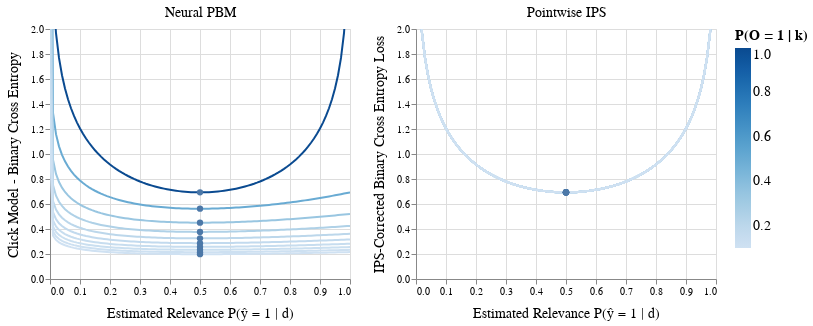

Notebook cell for this chart:
### Code cell
source = cm_df
min_source = cm_df.sort_values(["examination", "loss"]).groupby(["examination"]).head(1)

cm_chart = alt.Chart(source, width=300, height=250, title="Neural PBM").mark_line(clip=True).encode(
    x=alt.X("y_predict", title="Estimated Relevance P(ŷ = 1 | d)"),
    y=alt.Y("loss", scale=alt.Scale(domain=(0, 2.0)), title="Click Model - Binary Cross Entropy"),
    color=alt.Color("examination:Q", title="P(O = 1 | k)")
) + alt.Chart(min_source).mark_circle(size=40, opacity=1.0).encode(
    x="y_predict",
    y=alt.Y("loss"),
)

source = ips_df
min_source = ips_df.sort_values(["examination", "loss"]).groupby(["examination"]).head(1)

ips_chart = alt.Chart(source, width=300, height=250, title="Pointwise IPS").mark_line(clip=True).encode(
    x=alt.X("y_predict", title="Estimated Relevance P(ŷ = 1 | d)"),
    y=alt.Y("loss", scale=alt.Scale(domain=(0, 2.0)), title="IPS-Corrected Binary Cross Entropy Loss"),
    color=alt.Color("examination:Q")
) + alt.Chart(min_source).mark_circle(size=40, opacity=1.0).encode(
    x="y_predict",
    y=alt.Y("loss"),
)

chart = (cm_chart | ips_chart).configure_legend(
    titleFont="serif",
    titleFontSize=14,
    labelFont="serif",
    labelFontSize=14,
    columnPadding=20,
).configure_title(
    fontSize=14,
    fontWeight="normal",
    font="serif"
).configure_axis(
    titlePadding=10,
    titleFontSize=14,
    titleFontWeight="normal",
    titleFont="serif",
    labelFontSize=10,
    labelFontWeight="normal",
    labelFont="serif",
    tickCount=8
)

save(chart, "figures/loss.pdf")
chart

### Figure 1 — Vega-Lite specification as saved in the notebook (floating-point values rounded to 4 significant figures; data arrays with more than 128 entries replaced by an {"elided": "..."} marker saying what was removed)
{"config": {"view": {"continuousWidth": 400, "continuousHeight": 300}, "axis": {"labelFont": "serif", "labelFontSize": 10, "labelFontWeight": "normal", "tickCount": 8, "titleFont": "serif", "titleFontSize": 14, "titleFontWeight": "normal", "titlePadding": 10}, "legend": {"columnPadding": 20, "labelFont": "serif", "labelFontSize": 14, "titleFont": "serif", "titleFontSize": 14}, "title": {"font": "serif", "fontSize": 14, "fontWeight": "normal"}}, "hconcat": [{"layer": [{"data": {"name": "data-f4aeddae5841f30b5f63cd4d25ca321e"}, "mark": {"type": "line", "clip": true}, "encoding": {"color": {"field": "examination", "title": "P(O = 1 | k)", "type": "quantitative"}, "x": {"field": "y_predict", "title": "Estimated Relevance P(ŷ = 1 | d)", "type": "quantitative"}, "y": {"field": "loss", "scale": {"domain": [0, 2.0]}, "title": "Click Model - Binary Cross Entropy", "type": "quantitative"}}, "height": 250, "title": "Neural PBM", "width": 300}, {"data": {"name": "data-a7f89f3de19de1625817fefd3a8742ab"}, "mark": {"type": "circle", "opacity": 1.0, "size": 40}, "encoding": {"x": {"field": "y_predict", "type": "quantitative"}, "y": {"field": "loss", "type": "quantitative"}}}]}, {"layer": [{"data": {"name": "data-bce02ec219fab342edb6870d50fd518f"}, "mark": {"type": "line", "clip": true}, "encoding": {"color": {"field": "examination", "type": "quantitative"}, "x": {"field": "y_predict", "title": "Estimated Relevance P(ŷ = 1 | d)", "type": "quantitative"}, "y": {"field": "loss", "scale": {"domain": [0, 2.0]}, "title": "IPS-Corrected Binary Cross Entropy Loss", "type": "quantitative"}}, "height": 250, "title": "Pointwise IPS", "width": 300}, {"data": {"name": "data-11117c8c2c94ec13bc460f26ebd738c0"}, "mark": {"type": "circle", "opacity": 1.0, "size": 40}, "encoding": {"x": {"field": "y_predict", "type": "quantitative"}, "y": {"field": "loss", "type": "quantitative"}}}]}], "$schema": "https://vega.github.io/schema/vega-lite/v4.17.0.json", "datasets": {"data-f4aeddae5841f30b5f63cd4d25ca321e": {"elided": "1010 records"}, "data-a7f89f3de19de1625817fefd3a8742ab": [{"examination": 0.1, "y_predict": 0.5, "y_true": 0.5, "loss": 0.1985, "model": "CM"}, {"examination": 0.1111, "y_predict": 0.5, "y_true": 0.5, "loss": 0.2146, "model": "CM"}, {"examination": 0.125, "y_predict": 0.5, "y_true": 0.5, "loss": 0.2338, "model": "CM"}, {"examination": 0.1429, "y_predict": 0.5, "y_true": 0.5, "loss": 0.2573, "model": "CM"}, {"examination": 0.1667, "y_predict": 0.5, "y_true": 0.5, "loss": 0.2868, "model": "CM"}, {"examination": 0.2, "y_predict": 0.5, "y_true": 0.5, "loss": 0.3251, "model": "CM"}, {"examination": 0.25, "y_predict": 0.5, "y_true": 0.5, "loss": 0.3768, "model": "CM"}, {"examination": 0.3333, "y_predict": 0.5, "y_true": 0.5, "loss": 0.4506, "model": "CM"}, {"examination": 0.5, "y_predict": 0.5, "y_true": 0.5, "loss": 0.5623, "model": "CM"}, {"examination": 1.0, "y_predict": 0.5, "y_true": 0.5, "loss": 0.6931, "model": "CM"}], "data-bce02ec219fab342edb6870d50fd518f": {"elided": "1010 records"}, "data-11117c8c2c94ec13bc460f26ebd738c0": [{"examination": 0.1, "y_predict": 0.5, "y_true": 0.5, "loss": 0.6931, "model": "IPS"}, {"examination": 0.1111, "y_predict": 0.5, "y_true": 0.5, "loss": 0.6931, "model": "IPS"}, {"examination": 0.125, "y_predict": 0.5, "y_true": 0.5, "loss": 0.6931, "model": "IPS"}, {"examination": 0.1429, "y_predict": 0.5, "y_true": 0.5, "loss": 0.6931, "model": "IPS"}, {"examination": 0.1667, "y_predict": 0.5, "y_true": 0.5, "loss": 0.6931, "model": "IPS"}, {"examination": 0.2, "y_predict": 0.5, "y_true": 0.5, "loss": 0.6931, "model": "IPS"}, {"examination": 0.25, "y_predict": 0.5, "y_true": 0.5, "loss": 0.6931, "model": "IPS"}, {"examination": 0.3333, "y_predict": 0.5, "y_true": 0.5, "loss": 0.6931, "model": "IPS"}, {"examination": 0.5, "y_predict": 0.5, "y_true": 0.5, "loss": 0.6931, "model": "IPS"}, {"examination": 1.0, "y_predict": 0.5, "y_true": 0.5, "loss": 0.6931, "model": "IPS"}]}}
